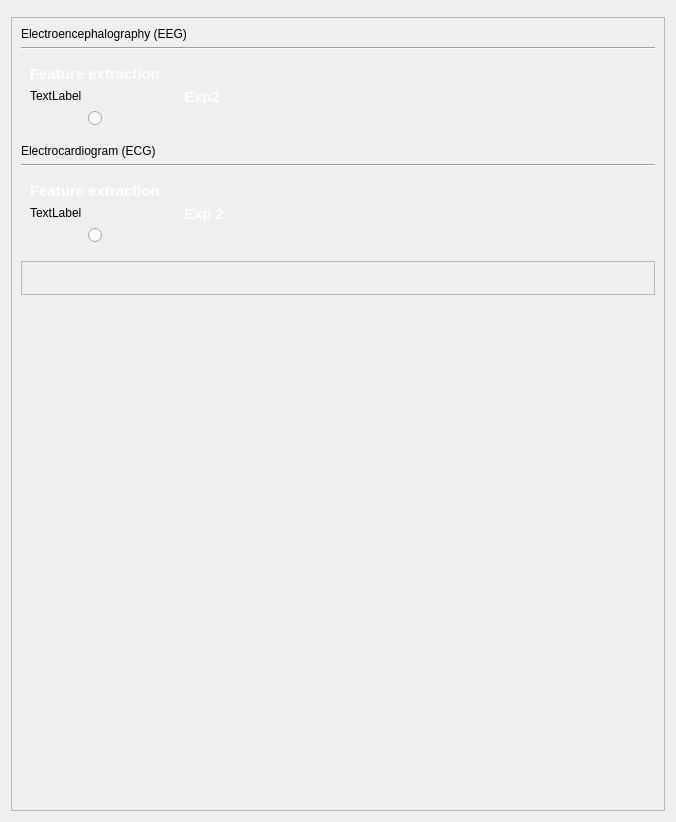
<?xml version="1.0" encoding="UTF-8"?>
<ui version="4.0">
 <class>Form</class>
 <widget class="QWidget" name="Form">
  <property name="geometry">
   <rect>
    <x>0</x>
    <y>0</y>
    <width>676</width>
    <height>822</height>
   </rect>
  </property>
  <property name="windowTitle">
   <string>Form</string>
  </property>
  <layout class="QVBoxLayout" name="verticalLayout">
   <item>
    <widget class="QFrame" name="topContentWidget">
     <property name="sizePolicy">
      <sizepolicy hsizetype="Preferred" vsizetype="Minimum">
       <horstretch>0</horstretch>
       <verstretch>0</verstretch>
      </sizepolicy>
     </property>
     <property name="frameShape">
      <enum>QFrame::StyledPanel</enum>
     </property>
     <property name="frameShadow">
      <enum>QFrame::Raised</enum>
     </property>
    </widget>
   </item>
   <item>
    <widget class="QFrame" name="frame_2">
     <property name="frameShape">
      <enum>QFrame::StyledPanel</enum>
     </property>
     <property name="frameShadow">
      <enum>QFrame::Raised</enum>
     </property>
     <layout class="QVBoxLayout" name="verticalLayout_2">
      <item>
       <widget class="QLabel" name="label">
        <property name="text">
         <string>Electroencephalography (EEG)</string>
        </property>
       </widget>
      </item>
      <item>
       <widget class="Line" name="line">
        <property name="orientation">
         <enum>Qt::Horizontal</enum>
        </property>
       </widget>
      </item>
      <item>
       <layout class="QHBoxLayout" name="horizontalLayout">
        <item>
         <widget class="QFrame" name="featureseegQFrame">
          <property name="sizePolicy">
           <sizepolicy hsizetype="Fixed" vsizetype="Fixed">
            <horstretch>0</horstretch>
            <verstretch>0</verstretch>
           </sizepolicy>
          </property>
          <property name="styleSheet">
           <string notr="true">QFrame {
    border-radius: 0px;
    background: qlineargradient(
        x1:0, y1:0, x2:1, y2:1,
        stop:0 #6a0dad,
        stop:1 #ec407a
    );
}</string>
          </property>
          <property name="frameShape">
           <enum>QFrame::StyledPanel</enum>
          </property>
          <property name="frameShadow">
           <enum>QFrame::Raised</enum>
          </property>
          <layout class="QVBoxLayout" name="verticalLayout_3">
           <item>
            <widget class="QLabel" name="label_3">
             <property name="styleSheet">
              <string notr="true">QLabel {
    color: white; 
    font-size: 11pt; 
    background-color: transparent;
    font-family: Arial;
    font-weight: bold;
}</string>
             </property>
             <property name="text">
              <string>Feature extraction</string>
             </property>
            </widget>
           </item>
           <item>
            <layout class="QHBoxLayout" name="horizontalLayout_3">
             <item>
              <widget class="QLabel" name="eegIcon">
               <property name="styleSheet">
                <string notr="true">QLabel {
    border: none;
    background-color: transparent;
}</string>
               </property>
               <property name="text">
                <string>TextLabel</string>
               </property>
              </widget>
             </item>
            </layout>
           </item>
           <item>
            <layout class="QHBoxLayout" name="horizontalLayout_5">
             <item>
              <spacer name="horizontalSpacer_2">
               <property name="orientation">
                <enum>Qt::Horizontal</enum>
               </property>
               <property name="sizeHint" stdset="0">
                <size>
                 <width>40</width>
                 <height>20</height>
                </size>
               </property>
              </spacer>
             </item>
             <item>
              <widget class="QRadioButton" name="featureseegRButton">
               <property name="text">
                <string/>
               </property>
              </widget>
             </item>
             <item>
              <spacer name="horizontalSpacer">
               <property name="orientation">
                <enum>Qt::Horizontal</enum>
               </property>
               <property name="sizeHint" stdset="0">
                <size>
                 <width>40</width>
                 <height>20</height>
                </size>
               </property>
              </spacer>
             </item>
            </layout>
           </item>
          </layout>
         </widget>
        </item>
        <item>
         <widget class="QFrame" name="frame_4">
          <property name="styleSheet">
           <string notr="true">QFrame {
    border-radius: 0px;
    background: qlineargradient(
        x1:0, y1:0, x2:1, y2:1,
        stop:0 #6a0dad,
        stop:1 #ec407a
    );
}</string>
          </property>
          <property name="frameShape">
           <enum>QFrame::StyledPanel</enum>
          </property>
          <property name="frameShadow">
           <enum>QFrame::Raised</enum>
          </property>
          <layout class="QVBoxLayout" name="verticalLayout_5">
           <item>
            <widget class="QLabel" name="label_4">
             <property name="styleSheet">
              <string notr="true">QLabel {
    color: white; 
    font-size: 11pt; 
    background-color: transparent;
    font-family: Arial;
    font-weight: bold;
}
</string>
             </property>
             <property name="text">
              <string>Exp2</string>
             </property>
            </widget>
           </item>
          </layout>
         </widget>
        </item>
        <item>
         <spacer name="horizontalSpacer_5">
          <property name="orientation">
           <enum>Qt::Horizontal</enum>
          </property>
          <property name="sizeHint" stdset="0">
           <size>
            <width>40</width>
            <height>20</height>
           </size>
          </property>
         </spacer>
        </item>
       </layout>
      </item>
      <item>
       <widget class="QLabel" name="label_2">
        <property name="text">
         <string>Electrocardiogram (ECG)</string>
        </property>
       </widget>
      </item>
      <item>
       <widget class="Line" name="line_2">
        <property name="orientation">
         <enum>Qt::Horizontal</enum>
        </property>
       </widget>
      </item>
      <item>
       <layout class="QHBoxLayout" name="horizontalLayout_2">
        <item>
         <widget class="QFrame" name="featuresecgQFrame">
          <property name="sizePolicy">
           <sizepolicy hsizetype="Fixed" vsizetype="Fixed">
            <horstretch>0</horstretch>
            <verstretch>0</verstretch>
           </sizepolicy>
          </property>
          <property name="styleSheet">
           <string notr="true">QFrame {
    border-radius: 0px;
    background: qlineargradient(
        x1:0, y1:0, x2:1, y2:1,
        stop:0 #6a0dad,
        stop:1 #ec407a
    );
}</string>
          </property>
          <property name="frameShape">
           <enum>QFrame::StyledPanel</enum>
          </property>
          <property name="frameShadow">
           <enum>QFrame::Raised</enum>
          </property>
          <layout class="QVBoxLayout" name="verticalLayout_4">
           <item>
            <widget class="QLabel" name="label_5">
             <property name="styleSheet">
              <string notr="true">QLabel {
    color: white; 
    font-size: 11pt; 
    background-color: transparent;
    font-family: Arial;
    font-weight: bold;
}</string>
             </property>
             <property name="text">
              <string>Feature extraction</string>
             </property>
            </widget>
           </item>
           <item>
            <layout class="QHBoxLayout" name="horizontalLayout_4">
             <item>
              <widget class="QLabel" name="ecgIcon">
               <property name="styleSheet">
                <string notr="true">QLabel {
    border: none;
    background-color: transparent;
}</string>
               </property>
               <property name="text">
                <string>TextLabel</string>
               </property>
              </widget>
             </item>
            </layout>
           </item>
           <item>
            <layout class="QHBoxLayout" name="horizontalLayout_6">
             <item>
              <spacer name="horizontalSpacer_3">
               <property name="orientation">
                <enum>Qt::Horizontal</enum>
               </property>
               <property name="sizeHint" stdset="0">
                <size>
                 <width>40</width>
                 <height>20</height>
                </size>
               </property>
              </spacer>
             </item>
             <item>
              <widget class="QRadioButton" name="featuresecgRButton">
               <property name="text">
                <string/>
               </property>
              </widget>
             </item>
             <item>
              <spacer name="horizontalSpacer_4">
               <property name="orientation">
                <enum>Qt::Horizontal</enum>
               </property>
               <property name="sizeHint" stdset="0">
                <size>
                 <width>40</width>
                 <height>20</height>
                </size>
               </property>
              </spacer>
             </item>
            </layout>
           </item>
          </layout>
         </widget>
        </item>
        <item>
         <widget class="QFrame" name="frame_6">
          <property name="styleSheet">
           <string notr="true">QFrame {
    border-radius: 0px;
    background: qlineargradient(
        x1:0, y1:0, x2:1, y2:1,
        stop:0 #6a0dad,
        stop:1 #ec407a
    );
}</string>
          </property>
          <property name="frameShape">
           <enum>QFrame::StyledPanel</enum>
          </property>
          <property name="frameShadow">
           <enum>QFrame::Raised</enum>
          </property>
          <layout class="QVBoxLayout" name="verticalLayout_6">
           <item>
            <widget class="QLabel" name="label_6">
             <property name="styleSheet">
              <string notr="true">QLabel {
    color: white; 
    font-size: 11pt; 
    background-color: transparent;
    font-family: Arial;
    font-weight: bold;
}</string>
             </property>
             <property name="text">
              <string>Exp 2</string>
             </property>
            </widget>
           </item>
          </layout>
         </widget>
        </item>
        <item>
         <spacer name="horizontalSpacer_6">
          <property name="orientation">
           <enum>Qt::Horizontal</enum>
          </property>
          <property name="sizeHint" stdset="0">
           <size>
            <width>40</width>
            <height>20</height>
           </size>
          </property>
         </spacer>
        </item>
       </layout>
      </item>
      <item>
       <widget class="QFrame" name="medusaContentWidget">
        <property name="frameShape">
         <enum>QFrame::StyledPanel</enum>
        </property>
        <property name="frameShadow">
         <enum>QFrame::Raised</enum>
        </property>
        <layout class="QVBoxLayout" name="verticalLayout_7">
         <item>
          <widget class="QLabel" name="medusaIcon">
           <property name="text">
            <string/>
           </property>
          </widget>
         </item>
        </layout>
       </widget>
      </item>
      <item>
       <spacer name="verticalSpacer">
        <property name="orientation">
         <enum>Qt::Vertical</enum>
        </property>
        <property name="sizeHint" stdset="0">
         <size>
          <width>20</width>
          <height>40</height>
         </size>
        </property>
       </spacer>
      </item>
     </layout>
    </widget>
   </item>
  </layout>
 </widget>
 <resources/>
 <connections/>
</ui>
